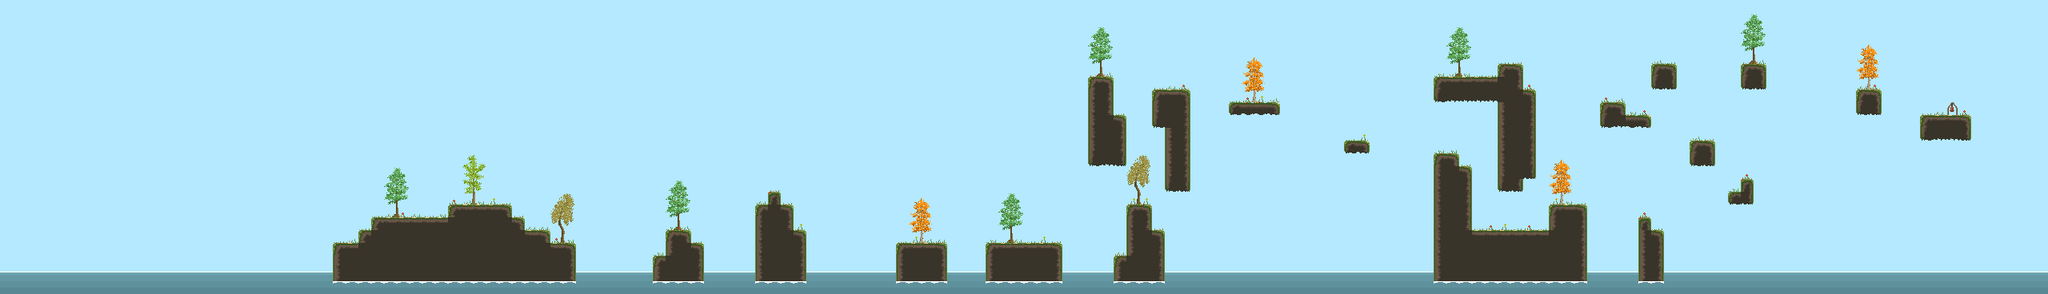

A level layout from a 2D game, rendered from its tile map. Below: a short description, then the map file with tile-grid data replaced by summaries:
An orthogonal 160x23 tile map with 16x16 px tiles, 3 tile layers (Trees, Ground, Decoration), 2 hidden layers not drawn, 3 tilesets and 42 objects (39x Collider, PlayerSpawn, PlayerFinish, LevelManager).

<map version="1.2" tiledversion="1.2.3" orientation="orthogonal" renderorder="right-down" width="160" height="23" tilewidth="16" tileheight="16" infinite="0" backgroundcolor="#b4e9ff" nextlayerid="24" nextobjectid="133">
 <tileset firstgid="1" source="tilesets/TilesetForest.tsx" />
 <tileset firstgid="129" source="tilesets/TilesetTrees.tsx" />
 <tileset firstgid="385" source="tilesets/TilesetDocks.tsx" />
 <layer id="17" name="Colliders" width="160" height="23" visible="0">
  <data>[3680 cells, 526 non-empty, 2 distinct tile ids]</data>
 </layer>
 <layer id="23" name="Trees" width="160" height="23">
  <data>[3680 cells, 104 non-empty, 32 distinct tile ids]</data>
 </layer>
 <layer id="21" name="Ground" width="160" height="23">
  <data>[3680 cells, 631 non-empty, 16 distinct tile ids]</data>
 </layer>
 <layer id="22" name="Decoration" width="160" height="23">
  <data>[3680 cells, 148 non-empty, 10 distinct tile ids]</data>
 </layer>
 <objectgroup id="3" name="Objects">
  <object id="81" name="PlayerSpawn" type="PlayerSpawn" x="432" y="288">
   <point />
  </object>
  <object id="82" name="PlayerFinish" type="PlayerFinish" x="2432" y="128" width="16" height="16" />
  <object id="83" name="LevelManager" type="LevelManager" x="1808" y="0">
   <point />
  </object>
 </objectgroup>
 <objectgroup id="14" name="Collision">
  <object id="84" name="Collider" type="Collider" x="416" y="304" width="304" height="48" />
  <object id="85" name="Collider" type="Collider" x="448" y="288" width="240" height="16" />
  <object id="86" name="Collider" type="Collider" x="464" y="272" width="192" height="16" />
  <object id="87" name="Collider" type="Collider" x="560" y="256" width="80" height="16" />
  <object id="88" name="Collider" type="Collider" x="816" y="320" width="64" height="32" />
  <object id="89" name="Collider" type="Collider" x="832" y="288" width="32" height="32" />
  <object id="90" name="Collider" type="Collider" x="864" y="304" width="16" height="16" />
  <object id="91" name="Collider" type="Collider" x="944" y="256" width="48" height="96" />
  <object id="92" name="Collider" type="Collider" x="992" y="288" width="16" height="64" />
  <object id="93" name="Collider" type="Collider" x="960" y="240" width="16" height="16" />
  <object id="94" name="Collider" type="Collider" x="1120" y="304" width="64" height="48" />
  <object id="95" name="Collider" type="Collider" x="1232" y="304" width="96" height="48" />
  <object id="99" name="Collider" type="Collider" x="1360" y="96" width="32" height="112" />
  <object id="100" name="Collider" type="Collider" x="1392" y="144" width="16" height="64" />
  <object id="101" name="Collider" type="Collider" x="1440" y="112" width="48" height="48" />
  <object id="102" name="Collider" type="Collider" x="1456" y="160" width="32" height="80" />
  <object id="103" name="Collider" type="Collider" x="1392" y="320" width="64" height="32" />
  <object id="104" name="Collider" type="Collider" x="1408" y="256" width="32" height="64" />
  <object id="105" name="Collider" type="Collider" x="1440" y="288" width="16" height="32" />
  <object id="106" name="Collider" type="Collider" x="1536" y="128" width="64" height="16" />
  <object id="107" name="Collider" type="Collider" x="1680" y="176" width="32" height="16" />
  <object id="112" name="Collider" type="Collider" x="1792" y="192" width="32" height="160" />
  <object id="113" name="Collider" type="Collider" x="1824" y="208" width="16" height="144" />
  <object id="114" name="Collider" type="Collider" x="1840" y="288" width="144" height="64" />
  <object id="115" name="Collider" type="Collider" x="1936" y="256" width="48" height="32" />
  <object id="118" name="Collider" type="Collider" x="1872" y="80" width="32" height="160" />
  <object id="119" name="Collider" type="Collider" x="1904" y="112" width="16" height="112" />
  <object id="120" name="Collider" type="Collider" x="1792" y="96" width="80" height="32" />
  <object id="121" name="Collider" type="Collider" x="2000" y="128" width="32" height="32" />
  <object id="122" name="Collider" type="Collider" x="2032" y="144" width="32" height="16" />
  <object id="123" name="Collider" type="Collider" x="2064" y="80" width="32" height="32" />
  <object id="125" name="Collider" type="Collider" x="2176" y="80" width="32" height="32" />
  <object id="126" name="Collider" type="Collider" x="2112" y="176" width="32" height="32" />
  <object id="127" name="Collider" type="Collider" x="2176" y="224" width="16" height="32" />
  <object id="128" name="Collider" type="Collider" x="2160" y="240" width="16" height="16" />
  <object id="129" name="Collider" type="Collider" x="2048" y="272" width="16" height="80" />
  <object id="130" name="Collider" type="Collider" x="2064" y="288" width="16" height="64" />
  <object id="131" name="Collider" type="Collider" x="2320" y="112" width="32" height="32" />
  <object id="132" name="Collider" type="Collider" x="2400" y="144" width="64" height="32" />
 </objectgroup>
 <objectgroup id="11" name="Spikes" />
 <layer id="18" name="DebugOverlay" width="160" height="23" visible="0" opacity="0.2">
  <data>[3680 cells, 248 non-empty, 1 distinct tile ids]</data>
 </layer>
</map>
